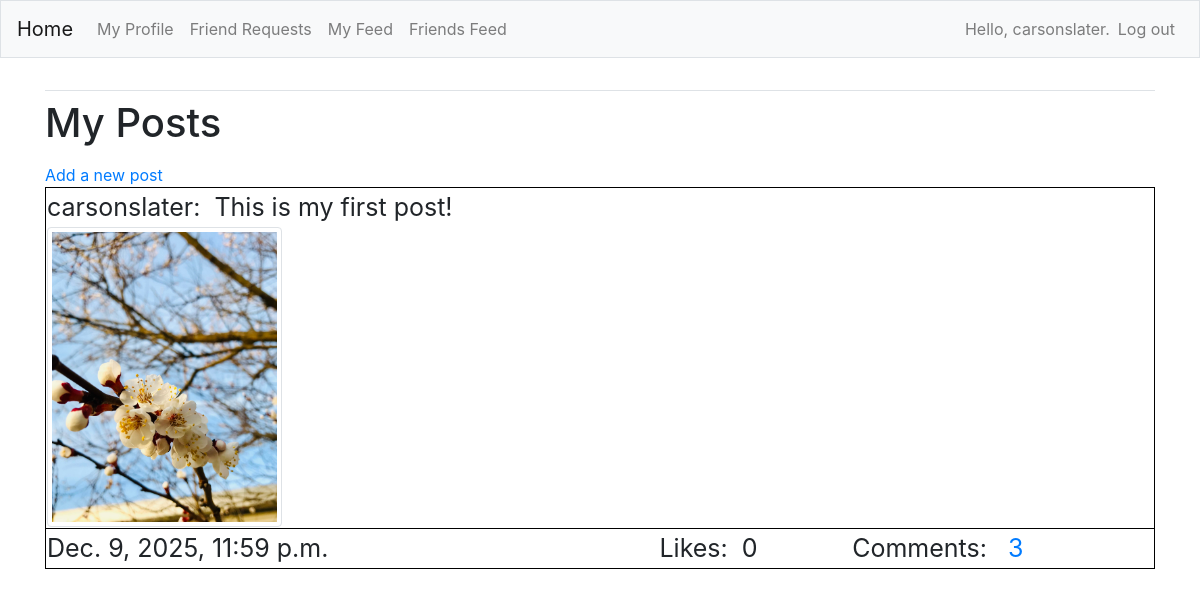
Screenshot of /myfeed/ (signed in) with the database file from the repository.
### FeedApp/models.py (models this page shows)
class Post(models.Model):
    description = models.CharField(max_length=255, blank=True)
    username = models.ForeignKey(User, on_delete=models.CASCADE)
    image = models.ImageField(upload_to="images", blank=True)
    date_posted = models.DateTimeField(auto_now_add=True)
    def __str__(self):
        return self.description

### FeedApp/views.py (the view)
# urls.py: path('myfeed/', views.myfeed, name='myfeed'),
@login_required
def myfeed(request):
    comment_count_list = []
    like_count_list = []
    posts = Post.objects.filter(username=request.user).order_by('-date_posted')
    for p in posts:
        c_count = Comment.objects.filter(post=p).count() # this enables us to count how many posts there are
        l_count = Like.objects.filter(post=p).count()
        comment_count_list.append(c_count)
        like_count_list.append(l_count)
    zipped_list = zip(posts, comment_count_list, like_count_list)
    context = {'posts': posts, 'zipped_list': zipped_list}
    return render(request, 'FeedApp/myfeed.html', context)

### FeedApp/templates/FeedApp/myfeed.html
{% extends "FeedApp/base.html" %}
{% load bootstrap4 %}
{% block content %}
<h1>
    <p>My Posts</p>
</h1>
<a href="{% url 'FeedApp:new_post' %}">Add a new post</a>
<table style="font-size: 25px; width: 100%;">
    {% for p, c, l in zipped_list %}
    <tr style="border: 1px solid black; padding: 6px;">
        <td>
            {{p.username}}:&nbsp {{ p }}<br>
            {% if p.image %}
            <img src="{{p.image.url}}" class="img-thumbnail" style="max-height: 300px;" alt="">
            {% endif %}
        </td>
    </tr>
    <tr style="border: 1px solid black; padding: 6px;">
        <td>{{ p.date_posted }}</td>
        <td>Likes: &nbsp{{ l }} &nbsp&nbsp&nbsp</td>
        <td>Comments: &nbsp <a href="{% url 'FeedApp:comments' p.id %}">{{ c }}</a> &nbsp&nbsp&nbsp</td>
    </tr>
    {% endfor %}
</table>
{% endblock content %}

### FeedApp/templates/FeedApp/base.html (shortened to what this page needs)
{% load bootstrap4 %}
<!doctype html>
<html lang="en">
<head>
    {% bootstrap_css %}
</head>
<body>
    <nav class="navbar navbar-expand-md navbar-light bg-light mb-4 border">
        <a class="navbar-brand" href="{% url 'FeedApp:index'%}">
            Home</a>
        <div class="collapse navbar-collapse" id="navbarCollapse">
            <ul class="navbar-nav mr-auto">
                <li class="nav-item">
                    <a class="nav-link" href="{% url 'FeedApp:profile' %}">My Profile</a>
                </li>
                <li class="nav-item">
                    <a class="nav-link" href="{% url 'FeedApp:friends' %}">Friend Requests</a>
                </li>
                <li class="nav-item">
                    <a class="nav-link" href="{% url 'FeedApp:myfeed' %}">My Feed</a>
                </li>
                <li class="nav-item">
                    <a class="nav-link" href="{% url 'FeedApp:friendsfeed' %}">Friends Feed</a>
                </li>
            </ul>
            <ul class="navbar-nav ml-auto">
                {% if user.is_authenticated %}
                <li class="nav-item">
                    <span class="navbar-text">Hello, {{ user.username }}.</span>
                </li>
                <li class="nav-item">
                    <form method="post" action="{% url 'users:logout' %}" style="display: inline;">
                        <button type="submit" class="nav-link"
                            style="background: none; border: none; cursor: pointer;">Log out</button>
                    </form>
                </li>
                {% endif %}
            </ul>
        </div>
    </nav>
    <main role="main" class="container">
        <div class="pb-2 mb-2 border-bottom">
        </div>
        <div>
            {% block content %}{% endblock content %}
        </div>
    </main>
</body>
</html>

### rows the page displays
Post: username "carsonslater", description "This is my first post!", image (picture), date_posted "Dec. 9, 2025, 11:59 p.m.", l "0", c "3"

### other values shown
{{ user.username }} "carsonslater"
